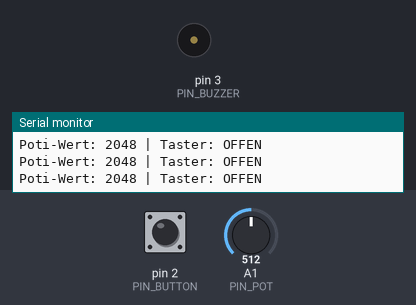
This sketch was run on a simulated Arduino Uno, built for the host (arithmetic inside an expression is 32-bit, double 64-bit). Shown: buzzer (waves = sounding), the last lines printed to the serial monitor. The test bench sets the inputs (shaded band); at power-on: pin 2 (PIN_BUTTON) HIGH, A1 (PIN_POT) = 512 (analog values on the 0–1023 scale).

Above: at 2.5 s.
2.6 s: pin 2 (PIN_BUTTON) pulled LOW for 0.15 s
At 2.68 s:
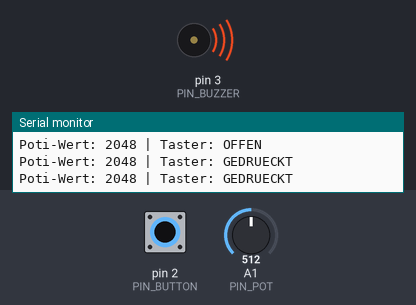
4.2 s: pin 2 (PIN_BUTTON) pulled LOW for 3.2 s
At 8.6 s:
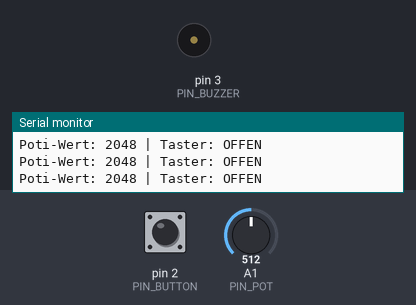
Timing chart, 0 to 10.1 s (numbered marks = the images above; inputs shaded):
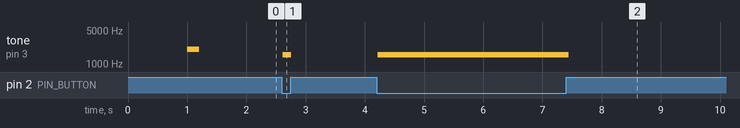

Measured:
- after the input at 2.6 s, tone on pin 3 (PIN_BUZZER): silent → 1550 Hz at once, → silent 0.15 s later
- after the input at 4.2 s, tone on pin 3 (PIN_BUZZER): silent → 1550 Hz at once, → silent 3.2 s later

The sketch:

pot_but_buz_test.ino
```cpp
/*
 * ============================================================
 * DIAGNOSE-TOOL: Poti, Taster & Buzzer (mit tone-Befehl)
 * ============================================================
 */

#include <Arduino.h>

// Pin-Definitionen
#define PIN_POT      1    // Potentiometer an G1
#define PIN_BUTTON   2    // Taster an G2
#define PIN_BUZZER   3    // Buzzer (+) an G3, (-) an GND

void setup() {
  Serial.begin(115200);
  delay(1000);

  Serial.println("--- DIAGNOSE MIT TONE() START ---");

  // Konfiguration der Pins
  pinMode(PIN_BUTTON, INPUT_PULLUP);
  pinMode(PIN_BUZZER, OUTPUT);

  // Kurzer Einschalt-Test: 2000 Hz für 200 Millisekunden
  Serial.println("Test: Buzzer piept kurz mit 2000 Hz...");
  tone(PIN_BUZZER, 2000, 200);
  delay(300); // Kurz warten, damit der Ton ausklingen kann

  analogReadResolution(12); // ESP32-C3 Standard: 0-4095
}

void loop() {
  // 1. POTENTIOMETER AUSLESEN
  int potValue = analogRead(PIN_POT);

  // 2. TASTER AUSLESEN (LOW = gedrückt)
  bool isPressed = (digitalRead(PIN_BUTTON) == LOW);

  // 3. AUSGABE IM SERIAL MONITOR
  Serial.print("Poti-Wert: ");
  Serial.print(potValue);
  Serial.print(" | Taster: ");
  Serial.println(isPressed ? "GEDRUECKT" : "OFFEN");

  // 4. BUZZER MIT TONE() STEUERN
  if (isPressed) {
    // Wandelt den Poti-Wert (0-4095) in eine hörbare Frequenz um (100 Hz bis 3000 Hz)
    int pitch = map(potValue, 0, 4095, 100, 3000);
    tone(PIN_BUZZER, pitch);
  } else {
    // Schaltet den Ton sofort ab, wenn der Taster losgelassen wird
    noTone(PIN_BUZZER);
  }

  delay(50); // Etwas kürzere Pause für flüssigere Tonänderungen
}
```
